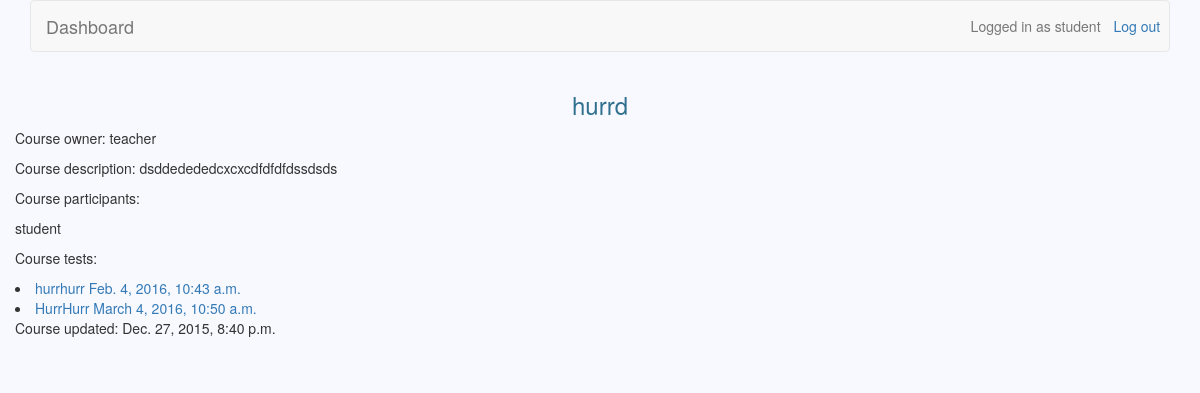
Screenshot of /courses/7/s (signed in) with the database file from the repository.
### users/models.py (models this page shows, shortened)
class User(AbstractBaseUser):
	username = models.CharField(max_length=30, unique=True)
	email = models.EmailField(max_length=30)
	is_teacher = models.BooleanField(default=False)
	date_joined = models.DateTimeField(default=datetime.now)
	is_active = models.BooleanField(default=True)
	USERNAME_FIELD = 'username'
	objects = UserManager()

### courses/models.py (models this page shows)
class Course(models.Model):
	owner = models.CharField(max_length=30)
	name = models.CharField(max_length=30)
	description = models.TextField(blank=True)
	updated = models.DateTimeField(auto_now=True)
	participants = models.ManyToManyField(settings.AUTH_USER_MODEL, blank=True, through='Participation')

class Participation(models.Model):
	user = models.ForeignKey(settings.AUTH_USER_MODEL)
	course = models.ForeignKey(Course)

### exams/models.py (models this page shows)
class Exam(models.Model):
	owner = models.CharField(max_length=30)
	name = models.CharField(max_length=30)
	description = models.TextField(blank=True)
	updated = models.DateTimeField(auto_now=True)
	date_to_be_taken = models.DateTimeField()
	course = models.ForeignKey(Course)

### courses/views.py (the view)
# urls.py: url(r'^(\d+)/s$', views.view_course, name='view_course'),
@user_passes_test(student_check)
def view_course(request, course_id):
    course = Course.objects.get(id=course_id)
    participants = list(Participation.objects.filter(course=course_id))
    exams = Exam.objects.filter(course=course_id)
    return render(request, 'view_course.html', {'course': course, 'participants': participants, 'exams': exams})

### courses/views.py (called while the page is built)
def student_check(user):
    return not user.is_teacher

### courses/templates/view_course.html
{% extends 'base.html' %}
{% block header_text %}{{ course.name }}{% endblock %}
{% block dashboard %}
	<p>Course owner: {{ course.owner }}</p>
	<p>Course description: {{ course.description }}</p>
	<p>Course participants:</p>
	{% for participant in participants %}
		<p>{{ participant.user }}</p>
	{% endfor %}
	<p>Course tests:</p>
	{% for exam in exams %}
		<li><a href="{% url 'view_exam' course.id exam.id %}">{{ exam.name }} {{ exam.date_to_be_taken }}</a></li>
	{% endfor %}
	<p>Course updated: {{ course.updated }}</p>
{% endblock %}

### templates/base.html (shortened to what this page needs)
{% load staticfiles %}
<!DOCTYPE html>
<html>
    <head>
        <link href="/static/bootstrap/css/bootstrap.min.css" rel="stylesheet">
        <link href="/static/base.css" rel="stylesheet">
	</head>
    <body>
        <div class="container">
            <nav class="navbar navbar-default" role="navigation">
                {% if user.is_active %}
                    {% if user.is_teacher %}
                        <a class="navbar-brand" href="{% url 'teacher_page' %}">Dashboard</a>
                    {% else %}
                        <a class="navbar-brand" href="{% url 'student_page' %}">Dashboard</a>
                    {% endif %}
                    <a class="btn navbar-btn navbar-right" id="id_logout" href="{% url 'logout' %}">Log out</a>
                    <span class="navbar-text navbar-right">Logged in as {{ user.username }}</span>
                {% else %}
                    <a class="navbar-brand" href="/">Django-LMS</a>
                    <a class="btn navbar-btn navbar-right" id="id_login" href="{% url 'login' %}">Log in</a>
                    <a class="btn navbar-btn navbar-right" id="id_signup" href="{% url 'signup' %}">Sign up</a>
                {% endif %}
            </nav>
            <div class="row" jumbotron>
                <h3 class='text-info text-center'>{% block header_text %}{% endblock %}</h3>
                {% block dashboard %}{% endblock %}
                <form class="form-horizontal col-md-6 col-md-offset-5" action="{% block form_action %}{% endblock %}"
                      method='POST'>
                    <div class="form-group col-xs-4">
                    </div>
                </form>
                </div>
            </div>
            <div class="row" jumbotron>
                <div class="text-center">
                    <div class="col-md-6 col-md-offset-3" >
                    </div>
                </div>
            </div>
    </body>
</html>

### django-lms/static/base.css (style rules this page uses)
body { background-color: #F8F8FF; }
#id_login, #id_logout { padding-right: 2%; }

### rows the page displays
User: username "student"
Course: name "hurrd", owner "teacher", description "dsddedededcxcxcdfdfdfdssdsds", updated "Dec. 27, 2015, 8:40 p.m."
Participation: user "student"
Exam: name "hurrhurr", date_to_be_taken "Feb. 4, 2016, 10:43 a.m."
Exam: name "HurrHurr", date_to_be_taken "March 4, 2016, 10:50 a.m."
